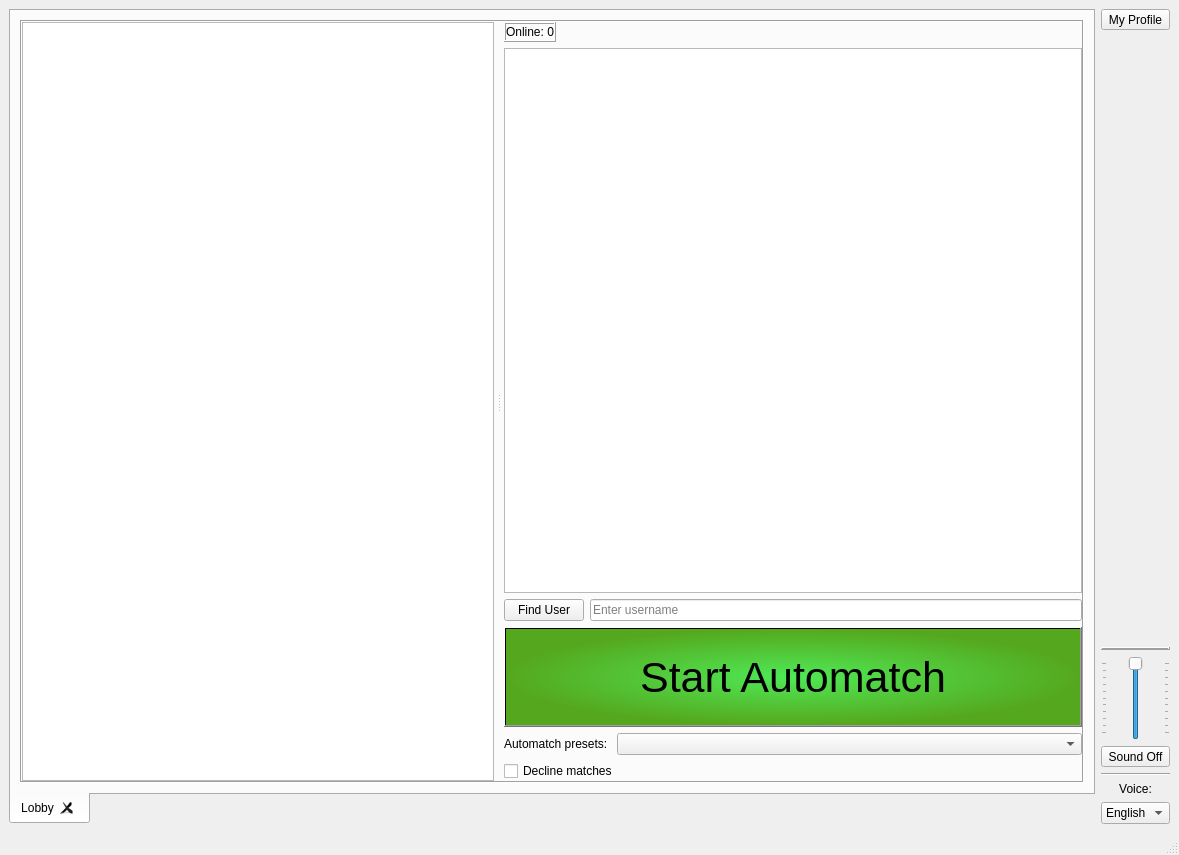
<?xml version="1.0" encoding="UTF-8"?>
<ui version="4.0">
 <class>MainWindow</class>
 <widget class="QMainWindow" name="MainWindow">
  <property name="geometry">
   <rect>
    <x>0</x>
    <y>0</y>
    <width>1179</width>
    <height>855</height>
   </rect>
  </property>
  <property name="windowTitle">
   <string>Fox Go Server</string>
  </property>
  <widget class="QWidget" name="centralwidget">
   <layout class="QGridLayout" name="gridLayout">
    <item row="0" column="0">
     <widget class="QTabWidget" name="mainTabs">
      <property name="tabPosition">
       <enum>QTabWidget::South</enum>
      </property>
      <property name="tabShape">
       <enum>QTabWidget::Rounded</enum>
      </property>
      <property name="currentIndex">
       <number>0</number>
      </property>
      <property name="elideMode">
       <enum>Qt::ElideNone</enum>
      </property>
      <property name="tabsClosable">
       <bool>true</bool>
      </property>
      <widget class="QWidget" name="lobby">
       <attribute name="title">
        <string>Lobby</string>
       </attribute>
       <layout class="QGridLayout" name="gridLayout_2">
        <item row="0" column="0">
         <widget class="QSplitter" name="splitter">
          <property name="frameShape">
           <enum>QFrame::Box</enum>
          </property>
          <property name="frameShadow">
           <enum>QFrame::Sunken</enum>
          </property>
          <property name="orientation">
           <enum>Qt::Horizontal</enum>
          </property>
          <property name="opaqueResize">
           <bool>true</bool>
          </property>
          <property name="handleWidth">
           <number>10</number>
          </property>
          <property name="childrenCollapsible">
           <bool>false</bool>
          </property>
          <widget class="QTableView" name="broadcastTable">
           <property name="editTriggers">
            <set>QAbstractItemView::NoEditTriggers</set>
           </property>
           <property name="selectionMode">
            <enum>QAbstractItemView::SingleSelection</enum>
           </property>
           <property name="selectionBehavior">
            <enum>QAbstractItemView::SelectRows</enum>
           </property>
           <property name="wordWrap">
            <bool>false</bool>
           </property>
           <attribute name="horizontalHeaderMinimumSectionSize">
            <number>0</number>
           </attribute>
           <attribute name="horizontalHeaderDefaultSectionSize">
            <number>0</number>
           </attribute>
           <attribute name="horizontalHeaderStretchLastSection">
            <bool>true</bool>
           </attribute>
           <attribute name="verticalHeaderVisible">
            <bool>false</bool>
           </attribute>
          </widget>
          <widget class="QWidget" name="layoutWidget">
           <layout class="QVBoxLayout" name="verticalLayout">
            <item>
             <layout class="QHBoxLayout" name="horizontalLayout_2">
              <item>
               <widget class="QLabel" name="onlineCountLabel">
                <property name="frameShape">
                 <enum>QFrame::Box</enum>
                </property>
                <property name="frameShadow">
                 <enum>QFrame::Raised</enum>
                </property>
                <property name="text">
                 <string>Online: 0</string>
                </property>
                <property name="scaledContents">
                 <bool>false</bool>
                </property>
                <property name="alignment">
                 <set>Qt::AlignCenter</set>
                </property>
               </widget>
              </item>
              <item>
               <spacer name="horizontalSpacer">
                <property name="orientation">
                 <enum>Qt::Horizontal</enum>
                </property>
                <property name="sizeHint" stdset="0">
                 <size>
                  <width>40</width>
                  <height>20</height>
                 </size>
                </property>
               </spacer>
              </item>
             </layout>
            </item>
            <item>
             <widget class="QTableView" name="playerTable">
              <property name="maximumSize">
               <size>
                <width>16777215</width>
                <height>16777215</height>
               </size>
              </property>
              <property name="horizontalScrollBarPolicy">
               <enum>Qt::ScrollBarAlwaysOff</enum>
              </property>
              <property name="sizeAdjustPolicy">
               <enum>QAbstractScrollArea::AdjustIgnored</enum>
              </property>
              <property name="editTriggers">
               <set>QAbstractItemView::NoEditTriggers</set>
              </property>
              <property name="selectionMode">
               <enum>QAbstractItemView::SingleSelection</enum>
              </property>
              <property name="selectionBehavior">
               <enum>QAbstractItemView::SelectRows</enum>
              </property>
              <property name="wordWrap">
               <bool>false</bool>
              </property>
              <attribute name="horizontalHeaderCascadingSectionResizes">
               <bool>false</bool>
              </attribute>
              <attribute name="horizontalHeaderMinimumSectionSize">
               <number>0</number>
              </attribute>
              <attribute name="horizontalHeaderDefaultSectionSize">
               <number>0</number>
              </attribute>
              <attribute name="horizontalHeaderHighlightSections">
               <bool>false</bool>
              </attribute>
              <attribute name="horizontalHeaderStretchLastSection">
               <bool>false</bool>
              </attribute>
              <attribute name="verticalHeaderVisible">
               <bool>false</bool>
              </attribute>
             </widget>
            </item>
            <item>
             <layout class="QHBoxLayout" name="horizontalLayout_3">
              <item>
               <widget class="QPushButton" name="findUserButton">
                <property name="sizePolicy">
                 <sizepolicy hsizetype="Minimum" vsizetype="Fixed">
                  <horstretch>0</horstretch>
                  <verstretch>0</verstretch>
                 </sizepolicy>
                </property>
                <property name="text">
                 <string>Find User</string>
                </property>
                <property name="icon">
                 <iconset resource="resources.qrc">
                  <normaloff>:/assets/menu/account_search.svg</normaloff>:/assets/menu/account_search.svg</iconset>
                </property>
                <property name="iconSize">
                 <size>
                  <width>16</width>
                  <height>16</height>
                 </size>
                </property>
               </widget>
              </item>
              <item>
               <widget class="QLineEdit" name="findUserEdit">
                <property name="placeholderText">
                 <string>Enter username</string>
                </property>
                <property name="clearButtonEnabled">
                 <bool>true</bool>
                </property>
               </widget>
              </item>
             </layout>
            </item>
            <item>
             <layout class="QVBoxLayout" name="verticalLayout_2">
              <item>
               <widget class="QPushButton" name="automatchButton">
                <property name="minimumSize">
                 <size>
                  <width>0</width>
                  <height>100</height>
                 </size>
                </property>
                <property name="font">
                 <font>
                  <pointsize>32</pointsize>
                  <weight>50</weight>
                  <bold>false</bold>
                 </font>
                </property>
                <property name="styleSheet">
                 <string notr="true">background-color: qradialgradient(spread:pad, cx:0.5, cy:0.5, radius:0.5, fx:0.5, fy:0.5,stop:0 rgba(79, 233, 85, 255), stop:1 rgba(85, 168, 30, 255));</string>
                </property>
                <property name="text">
                 <string>Start Automatch</string>
                </property>
                <property name="icon">
                 <iconset resource="resources.qrc">
                  <normaloff>:/assets/menu/swords.svg</normaloff>:/assets/menu/swords.svg</iconset>
                </property>
                <property name="iconSize">
                 <size>
                  <width>32</width>
                  <height>32</height>
                 </size>
                </property>
                <property name="checkable">
                 <bool>true</bool>
                </property>
                <property name="flat">
                 <bool>false</bool>
                </property>
               </widget>
              </item>
              <item>
               <layout class="QHBoxLayout" name="horizontalLayout">
                <item>
                 <widget class="QLabel" name="label">
                  <property name="text">
                   <string>Automatch presets: </string>
                  </property>
                 </widget>
                </item>
                <item>
                 <widget class="QComboBox" name="automatchPresetComboBox">
                  <property name="sizePolicy">
                   <sizepolicy hsizetype="Expanding" vsizetype="Fixed">
                    <horstretch>0</horstretch>
                    <verstretch>0</verstretch>
                   </sizepolicy>
                  </property>
                 </widget>
                </item>
               </layout>
              </item>
              <item>
               <widget class="QCheckBox" name="declineMatchesCheckBox">
                <property name="text">
                 <string>Decline matches</string>
                </property>
               </widget>
              </item>
             </layout>
            </item>
           </layout>
          </widget>
         </widget>
        </item>
       </layout>
      </widget>
     </widget>
    </item>
    <item row="0" column="2">
     <layout class="QVBoxLayout" name="verticalLayout_3">
      <item>
       <widget class="QToolButton" name="myProfileButton">
        <property name="sizePolicy">
         <sizepolicy hsizetype="Minimum" vsizetype="Minimum">
          <horstretch>0</horstretch>
          <verstretch>0</verstretch>
         </sizepolicy>
        </property>
        <property name="text">
         <string>My Profile</string>
        </property>
        <property name="icon">
         <iconset resource="resources.qrc">
          <normaloff>:/assets/menu/account.svg</normaloff>:/assets/menu/account.svg</iconset>
        </property>
        <property name="iconSize">
         <size>
          <width>32</width>
          <height>32</height>
         </size>
        </property>
        <property name="toolButtonStyle">
         <enum>Qt::ToolButtonTextUnderIcon</enum>
        </property>
       </widget>
      </item>
      <item>
       <spacer name="verticalSpacer">
        <property name="orientation">
         <enum>Qt::Vertical</enum>
        </property>
        <property name="sizeHint" stdset="0">
         <size>
          <width>20</width>
          <height>40</height>
         </size>
        </property>
       </spacer>
      </item>
      <item>
       <widget class="Line" name="line">
        <property name="frameShadow">
         <enum>QFrame::Raised</enum>
        </property>
        <property name="lineWidth">
         <number>2</number>
        </property>
        <property name="midLineWidth">
         <number>0</number>
        </property>
        <property name="orientation">
         <enum>Qt::Horizontal</enum>
        </property>
       </widget>
      </item>
      <item>
       <widget class="QSlider" name="volumeSlider">
        <property name="sizePolicy">
         <sizepolicy hsizetype="Minimum" vsizetype="Minimum">
          <horstretch>0</horstretch>
          <verstretch>0</verstretch>
         </sizepolicy>
        </property>
        <property name="maximum">
         <number>100</number>
        </property>
        <property name="value">
         <number>100</number>
        </property>
        <property name="orientation">
         <enum>Qt::Vertical</enum>
        </property>
        <property name="invertedAppearance">
         <bool>false</bool>
        </property>
        <property name="tickPosition">
         <enum>QSlider::TicksBothSides</enum>
        </property>
       </widget>
      </item>
      <item>
       <widget class="QToolButton" name="soundButton">
        <property name="sizePolicy">
         <sizepolicy hsizetype="Minimum" vsizetype="Minimum">
          <horstretch>0</horstretch>
          <verstretch>0</verstretch>
         </sizepolicy>
        </property>
        <property name="text">
         <string>Sound Off</string>
        </property>
        <property name="icon">
         <iconset resource="resources.qrc">
          <normaloff>:/assets/menu/sound_off.svg</normaloff>:/assets/menu/sound_off.svg</iconset>
        </property>
        <property name="iconSize">
         <size>
          <width>32</width>
          <height>32</height>
         </size>
        </property>
        <property name="checkable">
         <bool>true</bool>
        </property>
        <property name="checked">
         <bool>false</bool>
        </property>
        <property name="toolButtonStyle">
         <enum>Qt::ToolButtonTextUnderIcon</enum>
        </property>
        <property name="autoRaise">
         <bool>false</bool>
        </property>
       </widget>
      </item>
      <item>
       <widget class="Line" name="line_2">
        <property name="orientation">
         <enum>Qt::Horizontal</enum>
        </property>
       </widget>
      </item>
      <item>
       <widget class="QLabel" name="label_2">
        <property name="text">
         <string>Voice:</string>
        </property>
        <property name="alignment">
         <set>Qt::AlignCenter</set>
        </property>
       </widget>
      </item>
      <item>
       <widget class="QComboBox" name="voiceLangComboBox">
        <property name="sizePolicy">
         <sizepolicy hsizetype="Minimum" vsizetype="Minimum">
          <horstretch>0</horstretch>
          <verstretch>0</verstretch>
         </sizepolicy>
        </property>
        <property name="currentText">
         <string>English</string>
        </property>
        <property name="currentIndex">
         <number>0</number>
        </property>
        <property name="maxVisibleItems">
         <number>5</number>
        </property>
        <property name="sizeAdjustPolicy">
         <enum>QComboBox::AdjustToMinimumContentsLength</enum>
        </property>
        <property name="frame">
         <bool>true</bool>
        </property>
        <item>
         <property name="text">
          <string>English</string>
         </property>
        </item>
        <item>
         <property name="text">
          <string>한국어</string>
         </property>
        </item>
        <item>
         <property name="text">
          <string>日本語</string>
         </property>
        </item>
       </widget>
      </item>
     </layout>
    </item>
   </layout>
  </widget>
  <widget class="QStatusBar" name="statusbar"/>
 </widget>
 <resources>
  <include location="resources.qrc"/>
 </resources>
 <connections/>
</ui>
